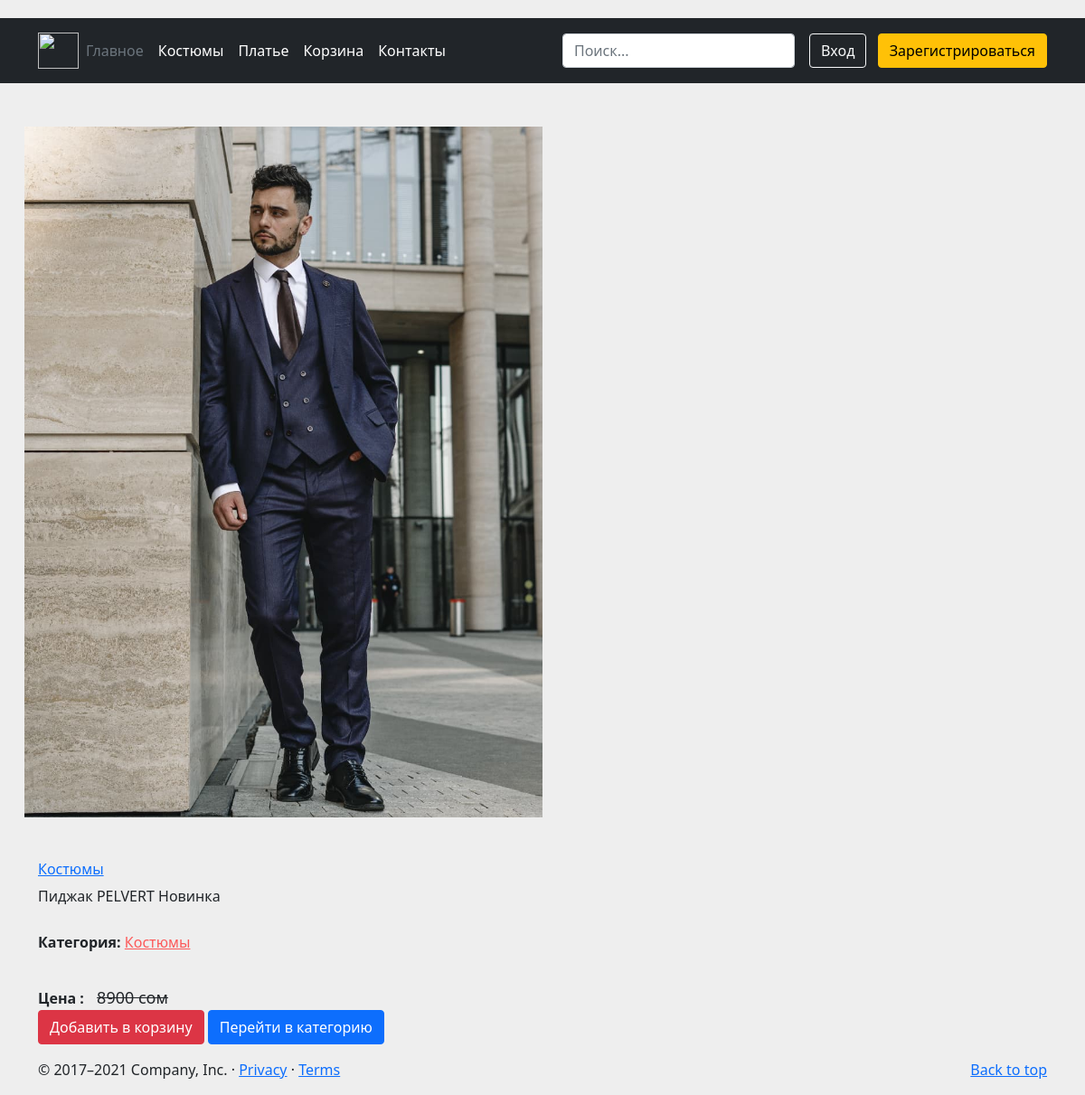
/detail/1, run on the app's committed database.
### marketplace/models.py (models this page shows)
class Product(models.Model):
    name = models.CharField("Название товара", max_length=255)
    price = models.IntegerField("Цена", default=0)
    category = models.ForeignKey(Category2, verbose_name="Категория", on_delete=models.CASCADE)
    description = models.CharField("Описание", max_length=255, default='', blank=True, null=True)
    image = models.ImageField("Изображение", upload_to='upload/products')

class Category2(models.Model):
    name = models.CharField(max_length=100)
    description = models.CharField(max_length=255)
    img = models.ImageField("Изображение", upload_to='upload/categories')
    def __str__(self):
        return self.name

### marketplace/views.py (the view)
# urls.py: path('detail/<int:pk>', detail, name='detail'),
def detail(request, pk):
    detail_product = Product.objects.get(pk=pk)
    print(detail_product)
    return render(request, 'detail.html', {'detail_product':detail_product})

### templates/detail.html (shortened to what this page needs)
{% extends 'base.html' %}
{% block content %}
    <div class="container bootdey mt-5">
        <div class="col-md-12">
        <section class="panel">
              <div class="panel-body">
                  <div class="col-md-6">
                      <div class="pro-img-details">
                          <img src="{{detail_product.image.url}} " alt="">
                      </div>
                  </div>
                  <div class="col-md-6 mt-5">
                      <h4 class="pro-d-title">
                          <a href="#" class="">
                            {{detail_product.name}}
                          </a>
                      </h4>
                      <p>
                        {{detail_product.description}}
                      </p>
                      <div class="product_meta">
                          <span class="posted_in"> <strong>Категория:</strong> <a rel="tag" href="{% url 'homepage' %}">{{detail_product.category}} </a></span>
                      </div>
                      <div class="m-bot15"> <strong>Цена : </strong> <span class="amount-old">{{detail_product.price}} сом </span> </div>
                      <p>
                          <a href="{% url  'addToCart' pk=detail_product.pk %}" class="btn btn-round btn-danger" type="button"> Добавить в корзину</a>
                          <a href="{% url  'products' pk=detail_product.pk %}" class="btn btn-round btn-primary" type="button">Перейти в категорию</a>
                      </p>
                  </div>
              </div>
          </section>
          </div>
          </div>
{% endblock %}

### static/css/base.css (style rules this page uses)
body { margin-top:20px; background:#eee; }
.panel { border: none; box-shadow: none; }
.pro-img-details { margin-left: -15px; }
.pro-img-details img { width: 100%; }
.pro-d-title { font-size: 16px; margin-top: 0; }
.product_meta { border-top: 1px solid #eee; border-bottom: 1px solid #eee; padding: 10px 0; margin: 15px 0; }
.product_meta span { display: block; margin-bottom: 10px; }
.product_meta a, .pro-price { color:#fc5959 ; }
.pro-price, .amount-old { font-size: 18px; padding: 0 10px; }
.amount-old { text-decoration: line-through; }

### data on the page
Product: image (picture), name "Костюмы", description "Пиджак PELVERT Новинка", category "Костюмы", price "8900"
